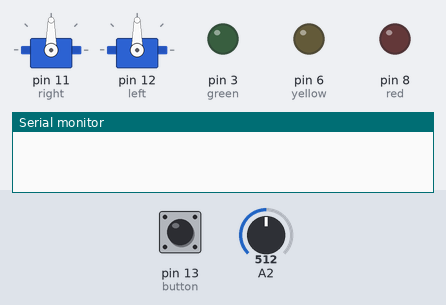
Recording of a sketch running on a simulated Arduino Uno, built with avr-gcc and run on an emulated ATmega328P. On the bench: 2 × servo, output pins drawn as LEDs (lit = HIGH), the last lines printed to the serial monitor. The test bench sets the inputs (shaded band); at power-on: pin 13 (button) LOW, A2 = 512.

Above: at 1.2 s.
1.3 s: pin 13 (button) pulled HIGH for 0.15 s
At 1.7 s:
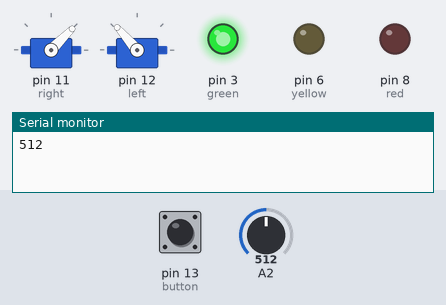
2.9 s: A2 set to 693
5.1 s: A2 set to 711
At 6.0 s:
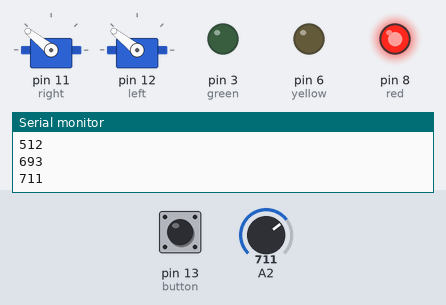
8.1 s: A2 set to 390
At 9.7 s:
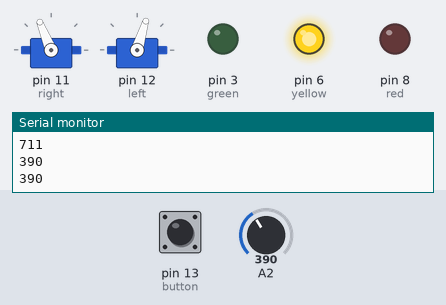
10.0 s: A2 set to 410
At 11.0 s:
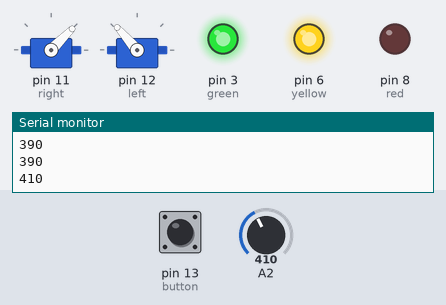
12.6 s: A2 set to 306
At 13.6 s:
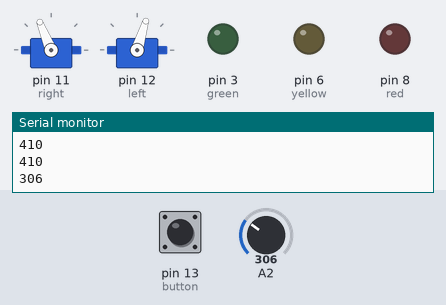
Timing chart, 0 to 15.6 s (numbered marks = the images above; inputs shaded):
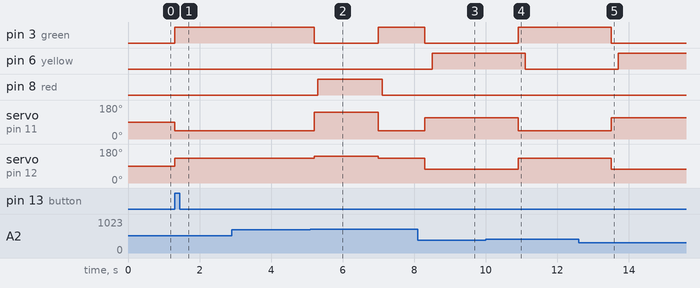

Measured:
- the behaviour switches between 700 and 701 on A2 (found by bisection; images 1 and 2)
- the behaviour switches between 399 and 400 on A2 (found by bisection; images 3 and 4)
- after the input at 1.3 s, pin 3 (green): LOW → HIGH at once; servo on pin 11 (right): 90° → 45° at once; servo on pin 12 (left): 90° → 131° at once
- after the input at 5.1 s, pin 3 (green): HIGH → LOW after 0.10 s, → HIGH 1.8 s later; pin 8 (red): LOW → HIGH after 0.20 s, → LOW 1.8 s later; servo on pin 11 (right): 45° → 141° after 0.10 s, → 45° 1.8 s later; servo on pin 12 (left): 131° → 141° after 0.10 s, → 131° 1.8 s later
- after the input at 8.1 s, pin 6 (yellow): LOW → HIGH after 0.40 s; pin 8 (red): stays LOW (without the input it goes to HIGH after 0.30 s); servo on pin 11 (right): 45° → 112° after 0.20 s; servo on pin 12 (left): 131° → 73° after 0.20 s
- after the input at 10.0 s, pin 3 (green): LOW → HIGH after 0.90 s; pin 6 (yellow): HIGH → LOW after 1.1 s; servo on pin 11 (right): 112° → 45° after 0.90 s; servo on pin 12 (left): 73° → 131° after 0.90 s
- after the input at 12.6 s, pin 3 (green): HIGH → LOW after 0.90 s; pin 6 (yellow): LOW → HIGH after 1.1 s; servo on pin 11 (right): 45° → 112° after 0.90 s; servo on pin 12 (left): 131° → 73° after 0.90 s

The sketch:

challenge5.ino
```cpp
#define red 8 //assigning 8 as red
#define green 3 //assigning 11 as green
#define yellow 6 //assigning 6 as yellow
#include <Servo.h> //using library
Servo right;
Servo left;
int val = 0; //assigning the initial value of Val as 0
int button = 13; //assigning button as 13
int buttonState = 0; //assigning the initial value of buttonState as 0(will be useful to check weather the switch is pressed or not)
void setup() {
right.attach(11); //right wheel
left.attach(12); // left wheel
pinMode(red, OUTPUT); //red LED
pinMode(green, OUTPUT); //green LED
pinMode(yellow, OUTPUT); //yellow LED
pinMode(button, INPUT); //button
Serial.begin(9600); //begins printing photoresistor
}
void loop() {
buttonState = digitalRead(button); //checking if switch is pressed or not
if (buttonState == HIGH){ //when the switch is pressed
while(1){ //making the Arduino skip checking button checking after switch is pressed
val = analogRead(2); //reading value from the photoresistor
Serial.println(val); //Serial Monitor begins printing the value read by photoresistor
if (val> 700) //when light is shined
{
spin(); delay(1500); //the robot spins
}
if (val< 400) //when shadow casts on the Arduino
{
reverse(); delay(1000); //robot goes in reverse
}

else { //when ambient light shined
forward(); delay(1000); //robot goes forward
}
}
}
}
void forward(){ // goes forward with green LED on
right.writeMicroseconds(1005);
left.writeMicroseconds(1890);
digitalWrite(green, HIGH); delay(100);
digitalWrite(red, LOW); delay(100);
digitalWrite(yellow, LOW); delay(100);
}
void reverse(){ //goes in reverse with yellow LED on
right.writeMicroseconds(1700);
left.writeMicroseconds(1300);
digitalWrite(green, LOW); delay(100);
digitalWrite(red, LOW); delay(100);
digitalWrite(yellow, HIGH); delay(100);
}
void spin(){ //goes in spin with red LED on
right.writeMicroseconds(2000);
left.writeMicroseconds(2000);
digitalWrite(green, LOW); delay(100);
digitalWrite(red, HIGH); delay(100);
digitalWrite(yellow, LOW); delay(100);
}
```
